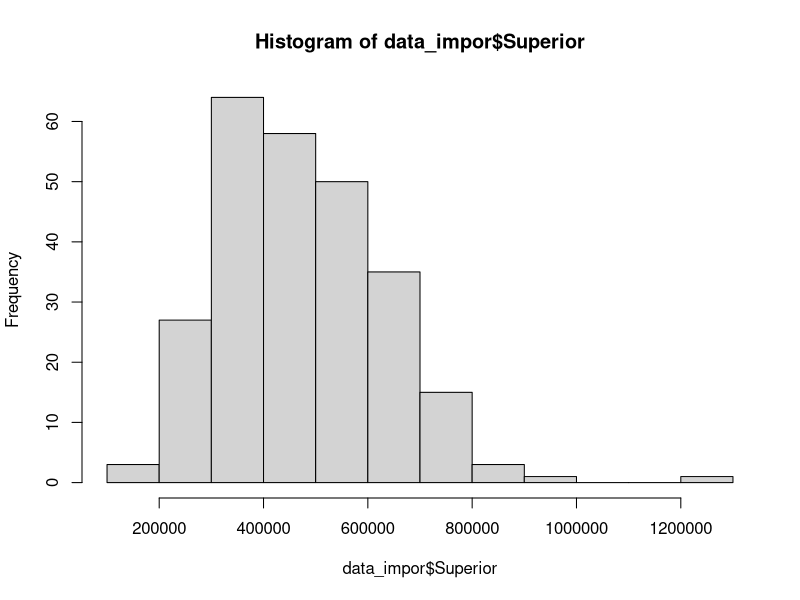
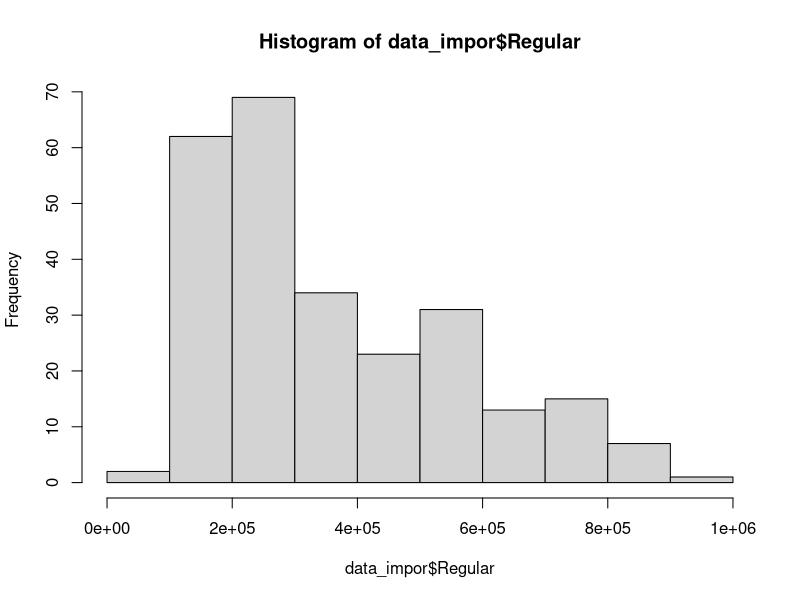
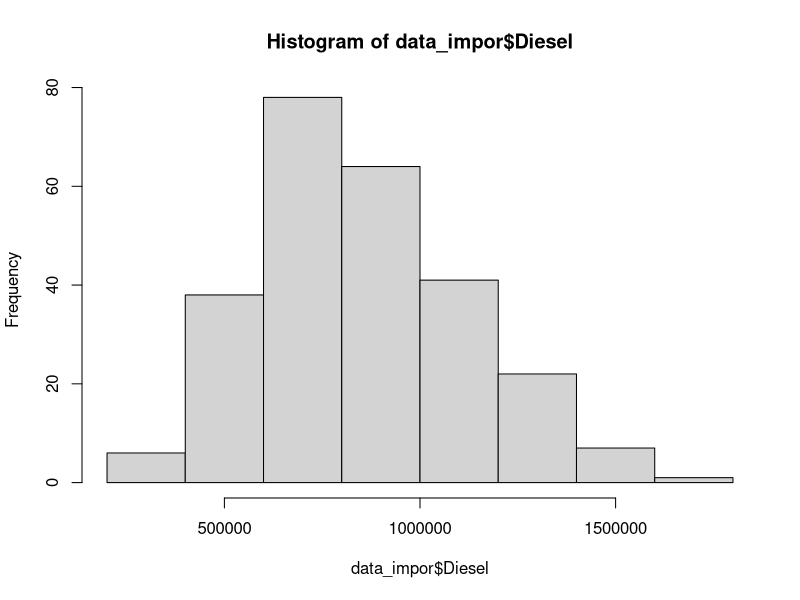
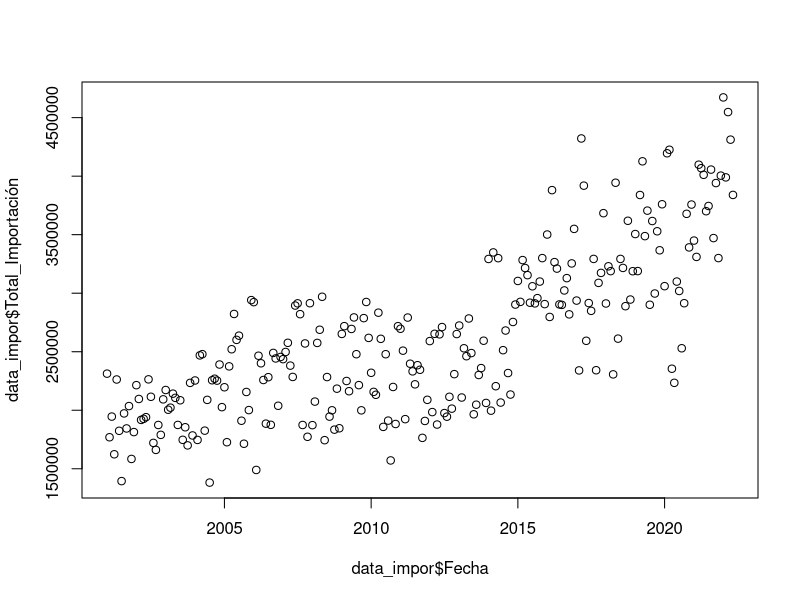
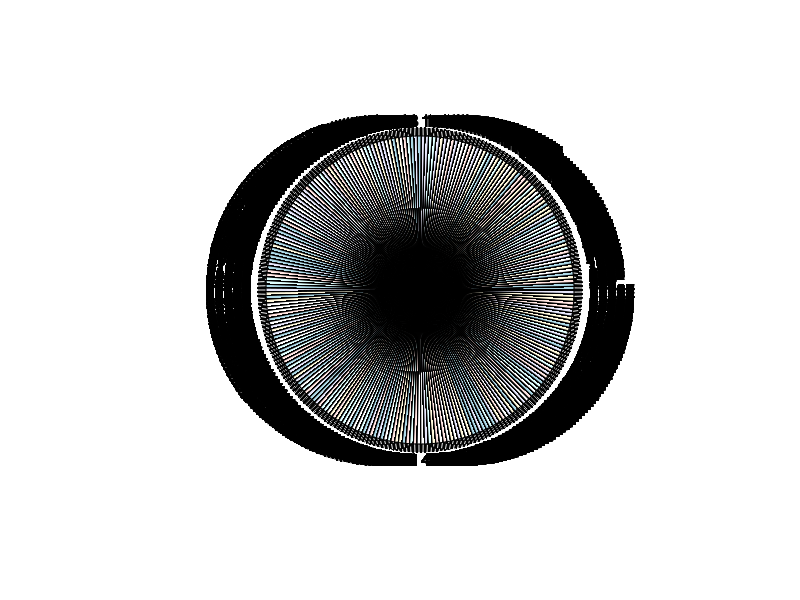

Reproduce these figures in R, in order.
## ---- chunk 1

library("readxl")
data_impor <- read_excel("Importacion.xlsx")
data_consumo <- read_excel("Consumo.xlsx")


## ---- chunk 2
data_impor
## ---- chunk 3
hist(x = data_impor$Superior)
## ---- chunk 4
hist(x = data_impor$Regular)
## ---- chunk 5
hist(x = data_impor$Diesel)
## ---- chunk 6
plot(data_impor$Fecha, data_impor$Total_Importación)
## ---- chunk 7
t1_c <- table(data_impor$Superior, data_impor$Diesel)
## ---- chunk 8
pie(t1_c)
## ---- chunk 9
data_consumo
